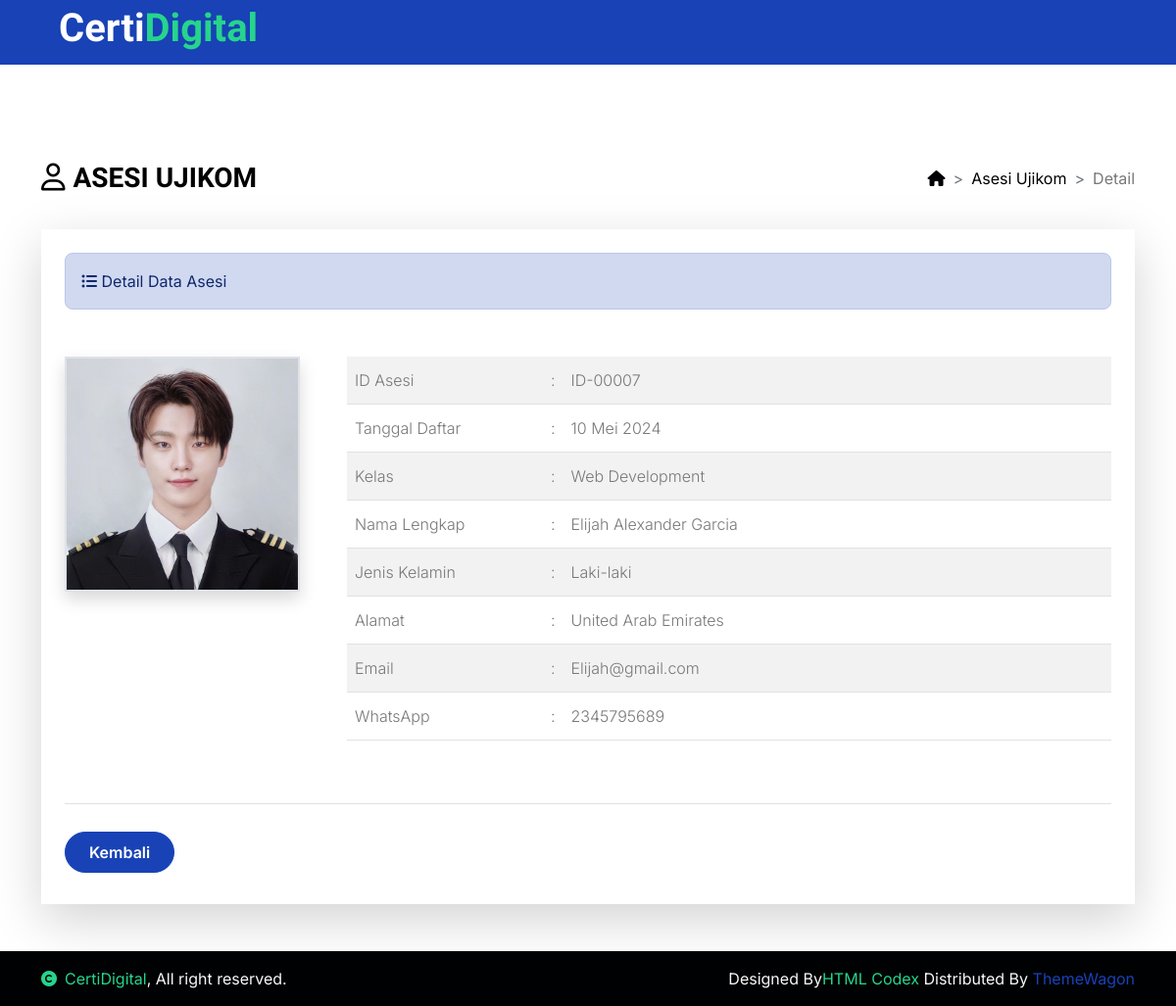
Page /crud/dashboard.php?halaman=detail&id=ID-00007 on the committed database.
### tables this page shows
CREATE TABLE `tbl_siswa` (
  `id_siswa` varchar(10) NOT NULL,
  `tanggal_daftar` date NOT NULL,
  `id_skema` int(11) NOT NULL,
  `nama_lengkap` varchar(100) NOT NULL,
  `jenis_kelamin` enum('Laki-laki','Perempuan') NOT NULL,
  `alamat` varchar(225) NOT NULL,
  `email` varchar(100) NOT NULL,
  `whatsapp` varchar(13) NOT NULL,
  `foto_profil` varchar(100) NOT NULL
);

CREATE TABLE `tbl_skema` (
  `id_skema` int(11) NOT NULL,
  `nama_skema` varchar(50) NOT NULL,
  `deskripsi` text NOT NULL,
  `icon` varchar(100) NOT NULL
);

### helper/fungsi_tanggal_indo.php (called while the page is built, shortened)
<?php
function tanggal_indo($tanggal)
{
    $bulan = [
        1 => 'Januari',
        'Februari',
        'Maret',
        'April',
        'Mei',
        'Juni',
        'Juli',
        'Agustus',
        'September',
        'Oktober',
        'November',
        'Desember'
    ];
    $explode = explode('-', $tanggal);
    return $explode[2] . ' ' . $bulan[(int)$explode[1]] . ' ' . $explode[0];
}
?>

### crud/view_detail.php (the view)
<div class="d-flex flex-column flex-lg-row mt-5 mb-4">
    <div class="flex-grow-1 d-flex align-items-center">
        <h3><i class="fa-regular fa-user icon-title me-2"></i></h3>
        <h3>ASESI UJIKOM</h3>
    </div>
    <div class="ms-5 ms-lg-0 pt-lg-2">
        <nav style="--bs-breadcrumb-divider: '>';" aria-label="breadcrumb">
            <ol class="breadcrumb">
                <li class="breadcrumb-item">
                    <a href="#" class="text-dark text-decoration-none">
                        <i class="fa-solid fa-house"></i>
                    </a>
                </li>
                <li class="breadcrumb-item">
                    <a href="?halaman=data" class="text-dark text-decoration-none">
                        Asesi Ujikom
                    </a>
                </li>
                <li class="breadcrumb-item" aria-current="page">
                    Detail
                </li>
            </ol>
        </nav>
    </div>
</div>
<?php
if (isset($_GET['id'])) {
    $id_siswa = $_GET['id'];
    $query = $mysqli->query("SELECT a.`id_siswa`, a.`id_skema`, b.`nama_skema`, a.`nama_lengkap`, a.`foto_profil`, a.`tanggal_daftar`, a.`jenis_kelamin`, a.`alamat`, a.`email`, a.`whatsapp`
                                FROM `tbl_siswa` a
                                JOIN `tbl_skema` b ON a.id_skema = b.id_skema
                                WHERE id_siswa='$id_siswa'")
                            or die('Ada kesalahan pada query tampil data : ' . $mysqli->error);
    $data = $query->fetch_assoc();
}
?>
<div class="bg-white rounded-4 shadow-lg p-4 mb-5">
    <div class="alert alert-primary rounded-4 mb-5" role="alert">
        <i class="fa-solid fa-list-ul"></i> Detail Data Asesi
    </div>
    <div class="d-flex flex-column flex-xl-row">
        <div class="flex-shrink-0 text-center mb-5 mb-xl-0">
            <div class="foto-profil-detail">
                <img src="images/<?php echo $data['foto_profil']; ?>" class="border border-2 img-fluid rounded-4 shadow" alt="Foto Profil" width="240" height="240">
            </div>
        </div>
        <div class="flex-grow-1 text-muted fw-light ms-xl-5">
            <div class="table-responsive">
                <table class="table table-striped lh-lg">
                    <tr>
                        <td width="200">ID Asesi</td>
                        <td width="10">:</td>
                        <td><?php echo $data['id_siswa']; ?></td>
                    </tr>
                    <tr>
                        <td>Tanggal Daftar</td>
                        <td>:</td>
                        <td><?php echo tanggal_indo($data['tanggal_daftar']); ?></td>
                    </tr>
                    <tr>
                        <td>Kelas</td>
                        <td>:</td>
                        <td><?php echo $data['nama_skema']; ?></td>
                    </tr>
                    <tr>
                        <td>Nama Lengkap</td>
                        <td>:</td>
                        <td><?php echo $data['nama_lengkap']; ?></td>
                    </tr>
                    <tr>
                        <td>Jenis Kelamin</td>
                        <td>:</td>
                        <td><?php echo $data['jenis_kelamin']; ?></td>
                    </tr>
                    <tr>
                        <td>Alamat</td>
                        <td>:</td>
                        <td><?php echo $data['alamat']; ?></td>
                    </tr>
                    <tr>
                        <td>Email</td>
                        <td>:</td>
                        <td><?php echo $data['email']; ?></td>
                    </tr>
                    <tr>
                        <td>WhatsApp</td>
                        <td>:</td>
                        <td><?php echo $data['whatsapp']; ?></td>
                    </tr>
                </table>
            </div>
        </div>
    </div>
    <div class="pt-4 pb-2 mt-5 border-top">
        <div class="d-grid gap-3 d-sm-flex justify-content-md-start pt-1">
            <a href="?halaman=data" class="btn btn-primary rounded-pill py-2 px-4">Kembali</a>
        </div>
    </div>
</div>

### assets/css/style.css (style rules this page uses)
.btn { font-weight: 600; transition: .5s; }

### rows in the picture
tbl_siswa: foto_profil (picture), id_siswa "ID-00007", tanggal_daftar "10 Mei 2024", id_skema.nama_skema "Web Development", nama_lengkap "Elijah Alexander Garcia", jenis_kelamin "Laki-laki", alamat "United Arab Emirates", email "Elijah@gmail.com", whatsapp "2345795689"
